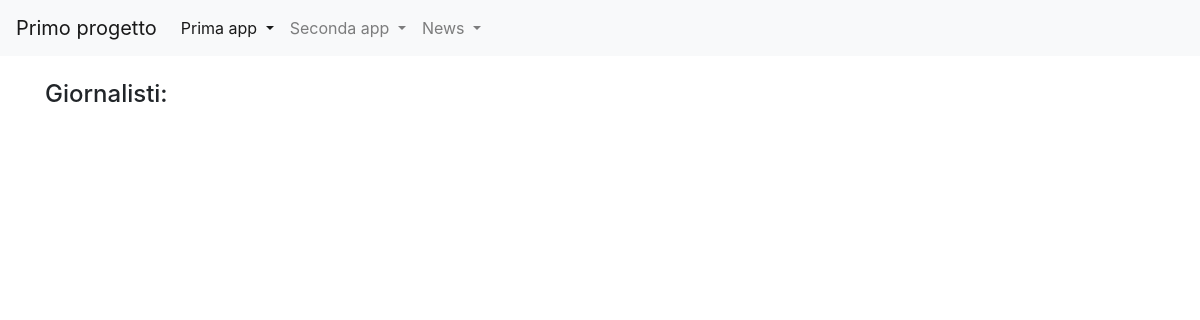
The page /news/lista_giornalisti/ on the database as committed earlier.
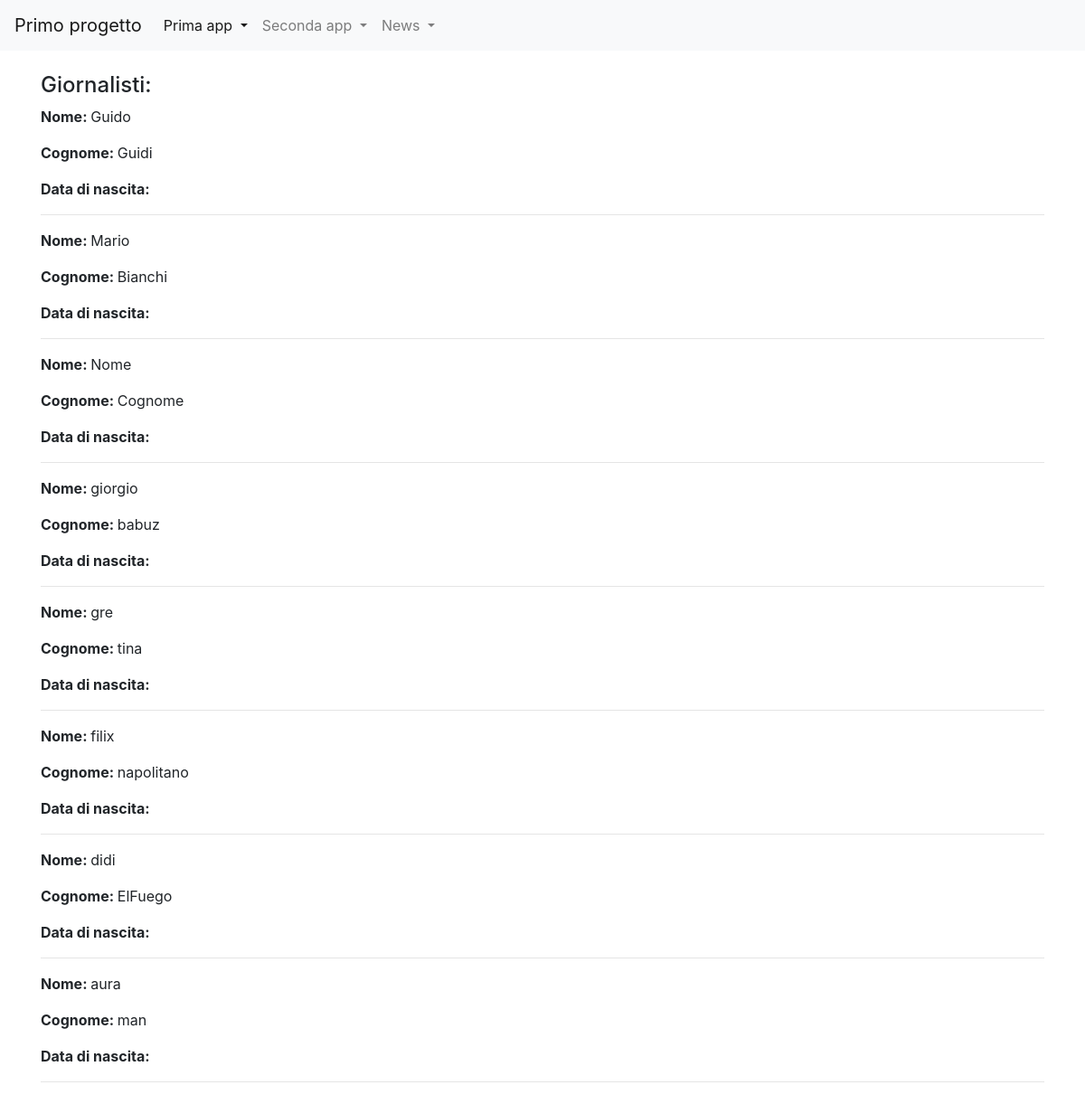
The same page on the database as committed later.
### news/models.py (models this page shows, shortened)
class Giornalista (models. Model):
    nome = models.CharField(max_length=20)
    cognome =  models.CharField(max_length=20)
    anno_di_nascita = models.DateField(blank=True)
    class Meta:
        verbose_name = "Giornalista"
        verbose_name_plural = "Giornalisti"

### news/views.py (the view)
# urls.py: path("lista_giornalisti/", lista_giornalisti, name="lista_giornalisti"),
def lista_giornalisti(request, pk= None):
    if pk==None:
        giornalista = Giornalista.objects.all()
    else:
        giornalista = Giornalista.objects.filter(giornalista_id=pk)
    context = {'giornalisti': giornalista}
    return render(request, 'news/lista_giornalisti.html', context)

### news/templates/news/lista_giornalisti.html (shortened to what this page needs)
{% extends 'base.html' %}
{% block content %}
<h4>Giornalisti:</h4>
    {% for giornalista in giornalisti %}
        <p><strong>Nome: </strong>{{ giornalista.nome }}</p>
        <p><strong>Cognome: </strong>{{ giornalista.cognome }}</p>
        <p><strong>Data di nascita: </strong>{{ giornalista.data_di_nascita }}</p>
        <hr>
    {% endfor %}
{% endblock content %}

### primo_progetto/templates/base.html (shortened to what this page needs)
{% load static %}
<!doctype html>
<html lang="it">
  <head>
    <link rel="stylesheet" href="https://cdn.jsdelivr.net/npm/bootstrap@4.5.3/dist/css/bootstrap.min.css">
  </head>
  <body>
    <nav class="navbar navbar-expand-lg navbar-light bg-light">
  <a class="navbar-brand" href="#">Primo progetto</a>
  <div class="collapse navbar-collapse" id="navbarNavDropdown">
    <ul class="navbar-nav">
      <li class="nav-item active">
        <a class="nav-link dropdown-toggle" href="#" id="navbarDropdownMenuLink" role="button" data-toggle="dropdown" aria-haspopup="true" aria-expanded="false">
          Prima app
        </a>
      </li>
      <li class="nav-item dropdown">
        <a class="nav-link dropdown-toggle" href="#" id="navbarDropdownMenuLink" role="button" data-toggle="dropdown" aria-haspopup="true" aria-expanded="false">
          Seconda app
        </a>
      </li>
      <li class="nav-item dropdown">
        <a class="nav-link dropdown-toggle" href="#" id="navbarDropdownMenuLink" role="button" data-toggle="dropdown" aria-haspopup="true" aria-expanded="false">
          News
        </a>
      </li>
    </ul>
  </div>
</nav>
<div class="container my-4">
    {%block content%}
    {%endblock content%}
</div>
  </body>
</html>

Rows that differ between the two databases and show on the page:
added Giornalista: nome "Guido", cognome "Guidi"
added Giornalista: nome "Mario", cognome "Bianchi"
added Giornalista: nome "Nome", cognome "Cognome"
added Giornalista: nome "giorgio", cognome "babuz"
added Giornalista: nome "gre", cognome "tina"
added Giornalista: nome "filix", cognome "napolitano"
added Giornalista: nome "didi", cognome "ElFuego"
added Giornalista: nome "aura", cognome "man"
